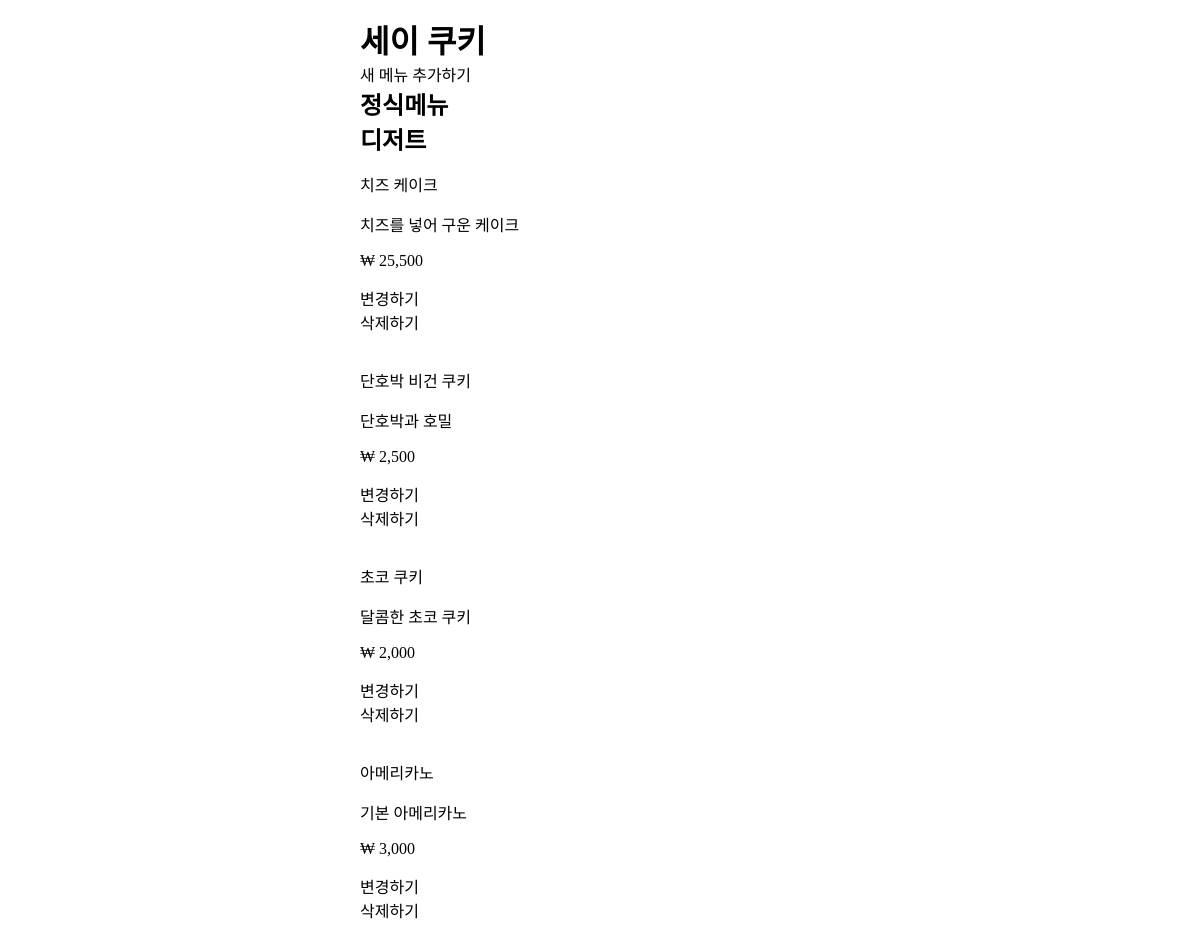
The page /store/2/menu on the database as committed earlier.
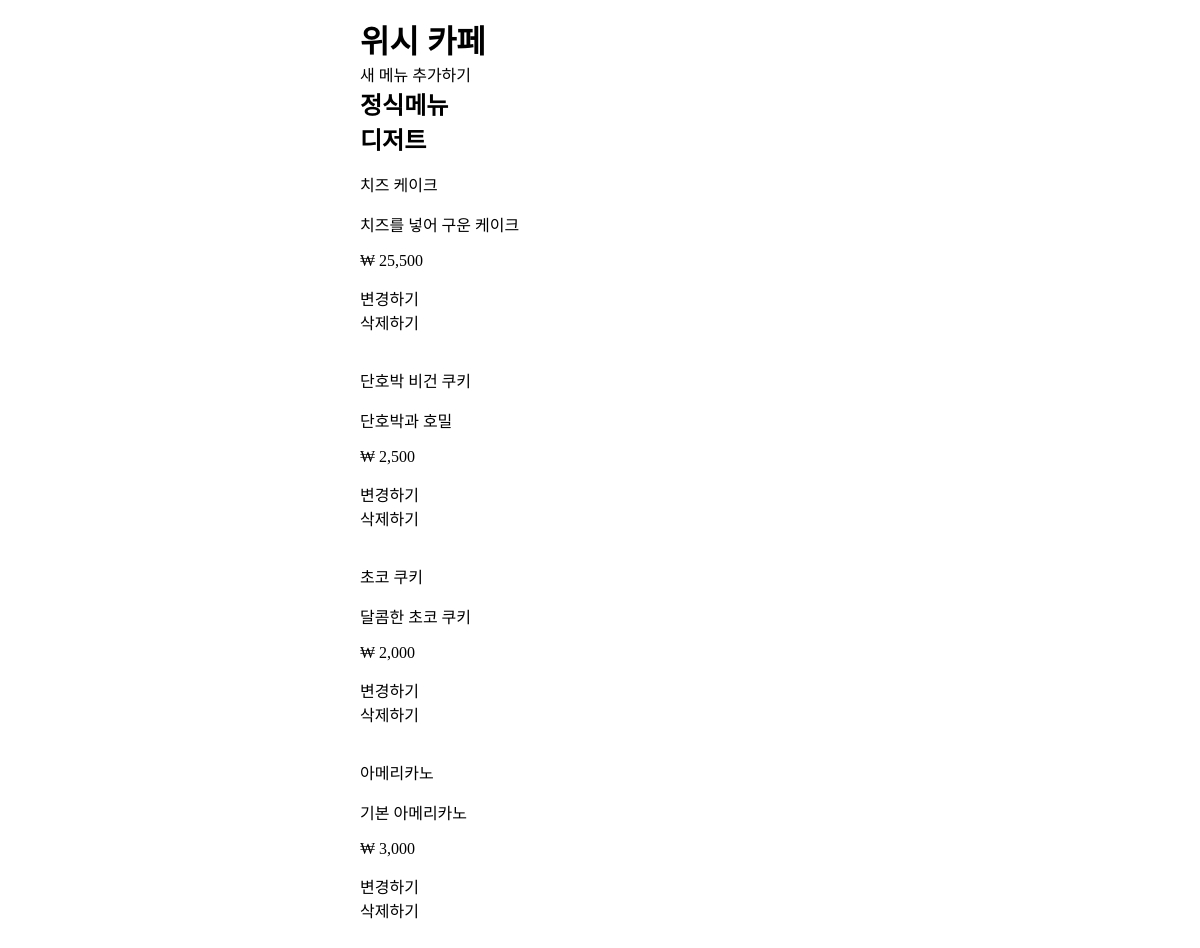
The same page on the database as committed later.
### database_setup.py (models this page shows, shortened)
class Store(Base):
    __tablename__ = 'store'
    id = Column(Integer, primary_key=True)
    name = Column(String(250), nullable=False)

class StoreItem(Base):
    __tablename__ = 'store_item'
    id = Column(Integer, primary_key=True)
    name = Column(String(100), nullable=False)
    description = Column(String(100))
    price = Column(String(10))
    package_item = Column(String(10))
    store_id = Column(Integer, ForeignKey('store.id'))
    store = relationship(Store)

### project.py (the view)
@app.route('/store/<int:store_id>/')
@app.route('/store/<int:store_id>/menu')
def showMenu(store_id):
    print('show store_id : ', store_id)
    store = session.query(Store).filter_by(id=store_id).one()
    menus = session.query(StoreItem).filter_by(store_id=store_id).all()
    return render_template('store_menu.html', store=store, menus=menus)

### templates/store_menu.html (shortened to what this page needs)
<!DOCTYPE html>
<html lang="ko">
<head>
    <link rel="stylesheet" href="{{url_for('static', filename='style.css')}}">
</head>
<body>
<h1>{{ store.name }}</h1>
<a href="{{url_for('newItem', store_id=store.id)}}">새 메뉴 추가하기</a>
<h2>정식메뉴</h2>
<h2>디저트</h2>
{% for menu in menus %}
{% if menu.package_item == '디저트' %}
<p>{{menu.name}}</p>
<p>{{menu.description}}</p>
<p>₩ {{menu.price}}</p>
<a href="{{url_for('editItem', store_id=store.id, menu_id=menu.id)}}">변경하기</a>
<a href="">삭제하기</a>
<br>
{% endif %}
{% endfor %}
</body>
</html>

### static/style.css (style rules this page uses)
:root { --btn-create: #0067b8; --btn-setting: #6f8fc8; --size-normal: 16px; }
html, body { margin:0; }
a { display: block; text-decoration: none; color: black; }
h1, h2, h3 { margin: 0; padding: 0; }
body { width: 40%; margin: var(--size-normal) auto; }

Rows that differ between the two databases and show on the page:
changed Store: name "세이 쿠키" → "위시 카페"
